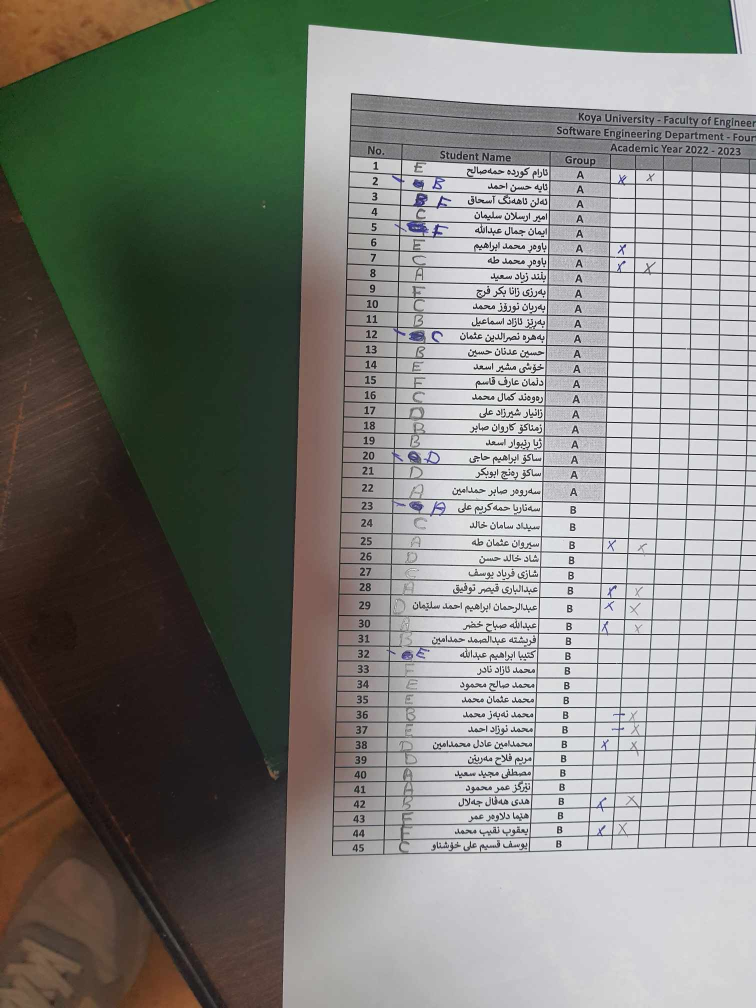
#> input picture 2023-2024/groups/groups.jpg, 1512 x 2016 px, given in place of the camera (shown at 1/2 size)
$ python script.py
#> lines starting #> are read from the running program, lines starting #| are printed output that depends on the picture; after the words box and inside, x2 and y2 are one past the last pixel; in counts of white or black regions, pixels touching at a corner belong together
# Project: [1- RGB Color Detection](https://github.com/kodo-yousif/AI-Practical-Tasks/tree/main/2023-2024/week-1#1--rgb-color-detection)

import cv2
import numpy as np
import pyttsx3

# Initialize text-to-speech engine
engine = pyttsx3.init()

# Initialize the camera
camera = cv2.VideoCapture(0)
camera.set(3, 1920)  # Set width in pixels
camera.set(4, 1080)  # Set height in pixels

# Function to announce the detected color
def announce_color(color):
    engine.say(f"The dominant color is {color}")
    engine.runAndWait()

# Function to identify the dominant color in an image
def identify_dominant_color(frame):
    # Convert the frame to the HSV color space
    hsv_frame = cv2.cvtColor(frame, cv2.COLOR_BGR2HSV)

    # Define lower and upper bounds for red, green, and blue colors in HSV
    lower_red = np.array([0, 100, 100])
    upper_red = np.array([10, 255, 255])

    lower_green = np.array([40, 40, 40])
    upper_green = np.array([80, 255, 255])

    lower_blue = np.array([90, 40, 40])
    upper_blue = np.array([130, 255, 255])

    # Create masks to isolate red, green, and blue regions
    mask_red = cv2.inRange(hsv_frame, lower_red, upper_red)
    mask_green = cv2.inRange(hsv_frame, lower_green, upper_green)
    mask_blue = cv2.inRange(hsv_frame, lower_blue, upper_blue)

    # Calculate the areas of red, green, and blue regions
    area_red = cv2.countNonZero(mask_red)
    area_green = cv2.countNonZero(mask_green)
    area_blue = cv2.countNonZero(mask_blue)

    # Determine the dominant color
    dominant_color = ""
    if area_red > area_green and area_red > area_blue:
        dominant_color = "red"
    elif area_green > area_red and area_green > area_blue:
        dominant_color = "green"
    elif area_blue > area_red and area_blue > area_green:
        dominant_color = "blue"

    return dominant_color

while True:
    ret, frame = camera.read()
#> frame is the input picture: shape (2016, 1512, 3); mean B, G, R 122.3, 128.3, 127.1

    if not ret: break

    # Horizontally flip the mirrored camera
    frame = cv2.flip(frame, 1)
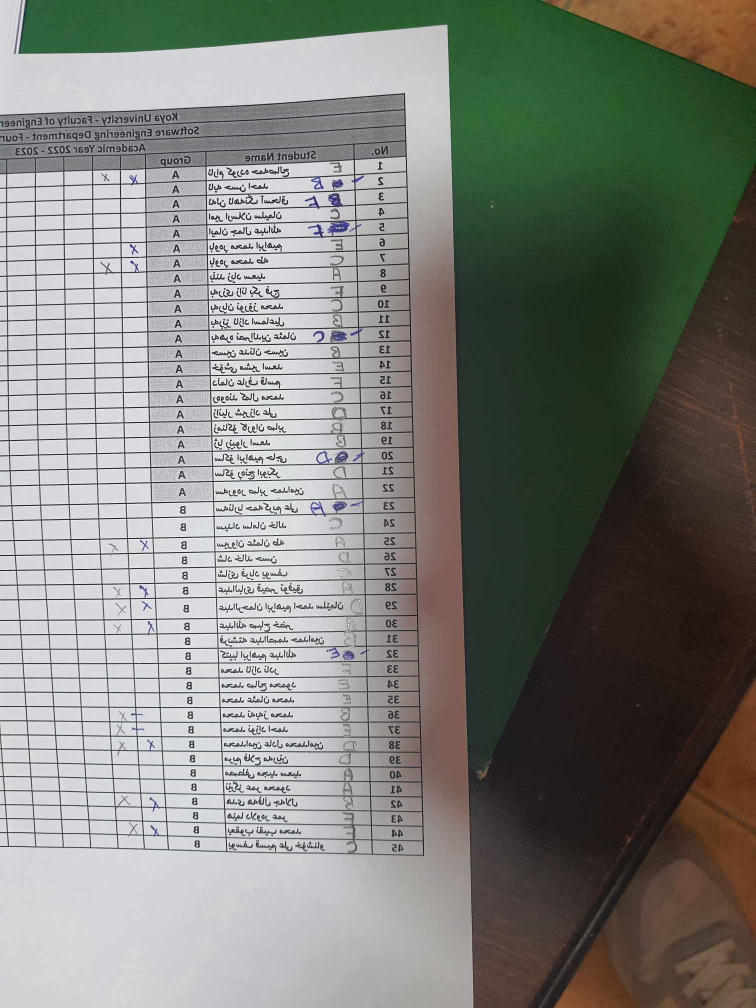
#> frame: shape (2016, 1512, 3) (shown at 1/2 size); mean B, G, R 122.3, 128.3, 127.1

    # Identify the dominant color
    dominant_color = identify_dominant_color(frame)
#> in identify_dominant_color, `hsv_frame = cv2.cvtColor(frame, cv2.COLOR_BGR2HSV)`: hsv_frame: shape (2016, 1512, 3); mean H, S, V 69.1, 49.2, 135.2
#> in identify_dominant_color, `mask_red = cv2.inRange(hsv_frame, lower_red, upper_red)`:
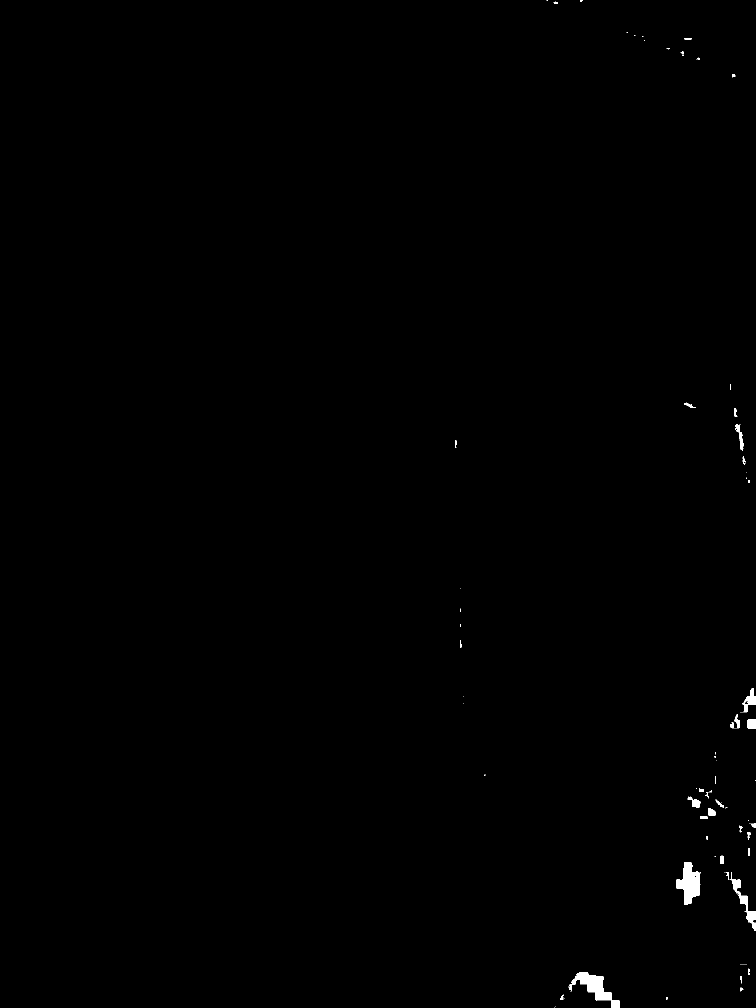
#> mask_red: shape (2016, 1512) (shown at 1/2 size); 0.3% white; 95 white regions (61 under 20 px), largest, box (x1, y1, x2, y2) and area: (1137, 1944, 1239, 2016) 2362, (1352, 1724, 1401, 1809) 2354, (1459, 1744, 1512, 1862) 1196
#> in identify_dominant_color, `mask_green = cv2.inRange(hsv_frame, lower_green, upper_green)`:
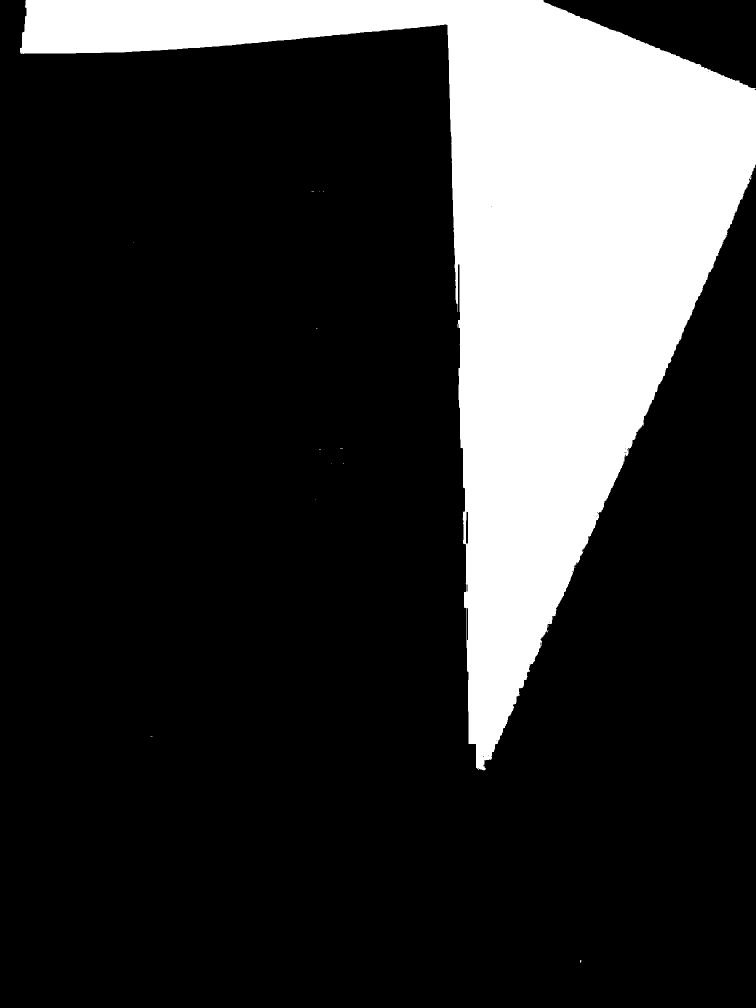
#> mask_green: shape (2016, 1512) (shown at 1/2 size); 20.4% white; 13 white regions (12 under 20 px), largest, box (x1, y1, x2, y2) and area: (40, 0, 1512, 1541) 621350
#> in identify_dominant_color, `mask_blue = cv2.inRange(hsv_frame, lower_blue, upper_blue)`:
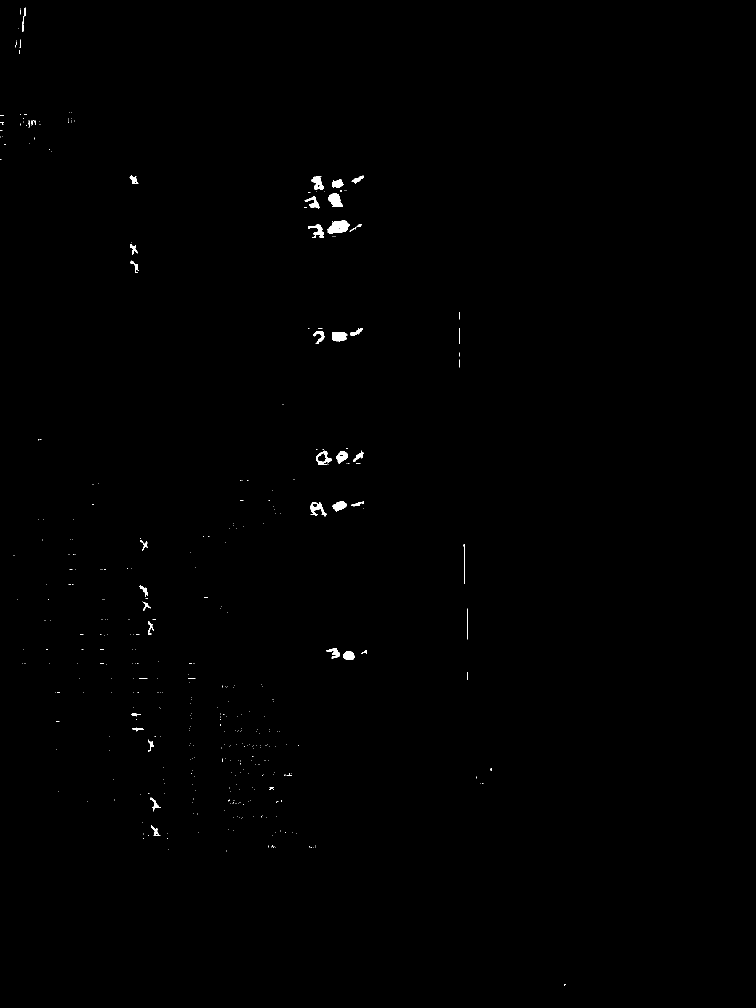
#> mask_blue: shape (2016, 1512) (shown at 1/2 size); 0.29% white; 422 white regions (381 under 20 px), largest, box (x1, y1, x2, y2) and area: (655, 441, 700, 468) 816, (657, 387, 686, 414) 534, (664, 664, 695, 683) 494
#> in identify_dominant_color, `area_red = cv2.countNonZero(mask_red)`: area_red = 9209
#> in identify_dominant_color, `area_green = cv2.countNonZero(mask_green)`: area_green = 621391
#> in identify_dominant_color, `area_blue = cv2.countNonZero(mask_blue)`: area_blue = 8920
#> dominant_color = 'green'

    # Display the dominant color via text on the screen
    if dominant_color == "red":
        cv2.putText(frame, "Dominant Color: Red", (10, 30),
                    cv2.FONT_HERSHEY_COMPLEX, 1, (0, 0, 255), 2)
    elif dominant_color == "green":
        cv2.putText(frame, "Dominant Color: Green", (10, 30),
                    cv2.FONT_HERSHEY_COMPLEX, 1, (0, 200, 0), 2)
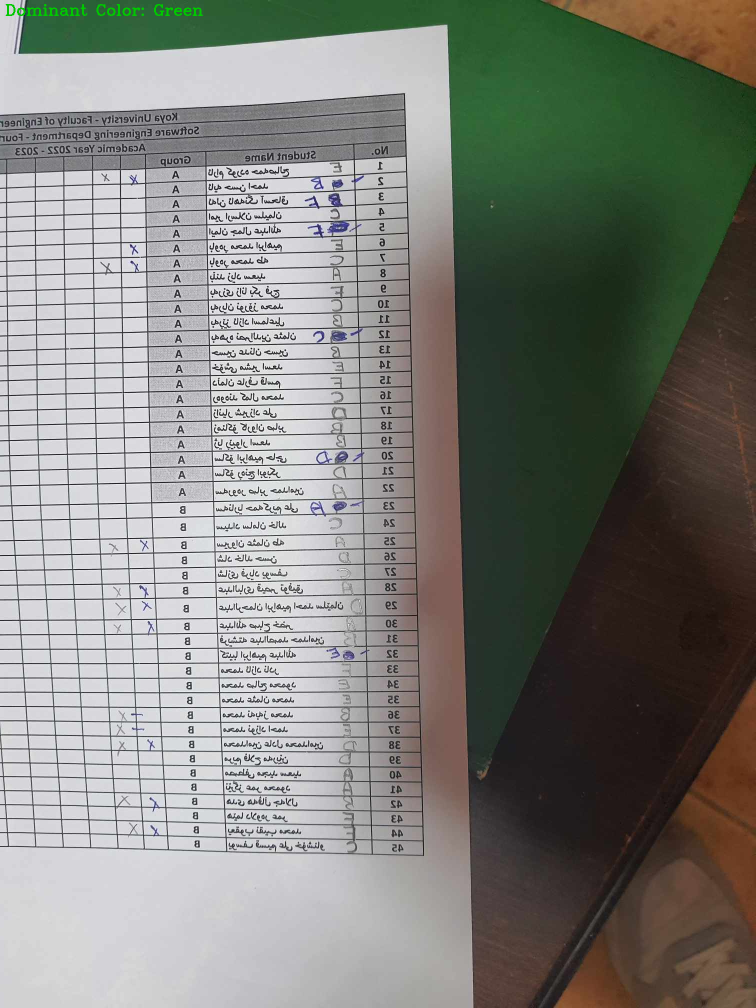
#> frame: shape (2016, 1512, 3) (shown at 1/2 size); 0.1% of pixels changed, all inside (x1, y1, x2, y2) = (11, 8, 406, 32)
    elif dominant_color == "blue":
        cv2.putText(frame, "Dominant Color: Blue", (10, 30),
                    cv2.FONT_HERSHEY_COMPLEX, 1, (255, 0, 0), 2)

    cv2.imshow("RGB Color Detection", frame)

    # Check for the key to announce the dominant color audibly
    key = cv2.waitKey(1) & 0xFF
#> (key Esc is pressed here)
    if key == ord('a'):
        announce_color(dominant_color)

    # Check if the window is closed by the user to exit
    if cv2.getWindowProperty("RGB Color Detection", cv2.WND_PROP_VISIBLE) < 1:
        break

# Release the camera and close all windows
camera.release()
cv2.destroyAllWindows()
